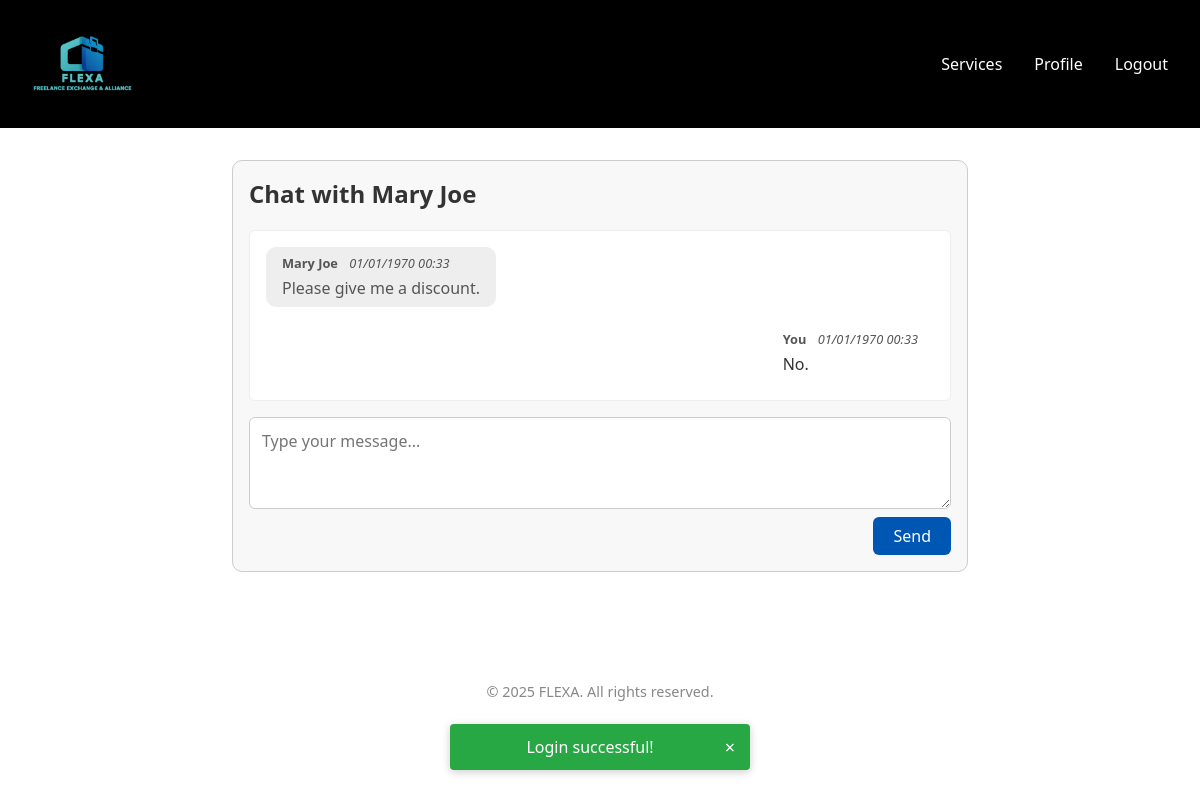
Page /pages/chat.php?user_id=3 (signed in) on the earlier database version.
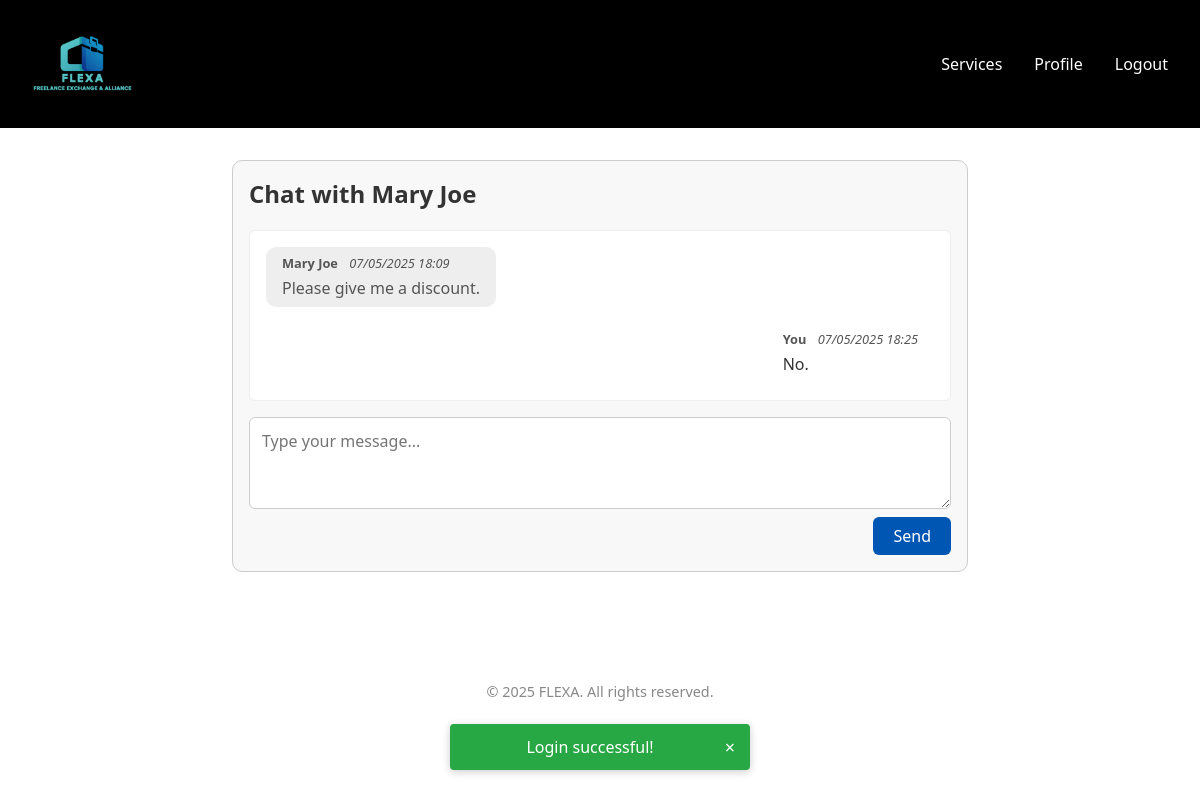
Same page on the later database version.
### tables this page shows
CREATE TABLE Message
(
    messageId  INTEGER,
    senderId   INTEGER,
    receiverId INTEGER,
    content    TEXT,
    date       INTEGER,

    CONSTRAINT Message_PK PRIMARY KEY (messageId),
    CONSTRAINT Message_senderId_NN CHECK (senderId IS NOT NULL),
    CONSTRAINT Message_receiverId_NN CHECK (receiverId IS NOT NULL),
    CONSTRAINT Message_content_NN CHECK (content IS NOT NULL),
    CONSTRAINT Message_date_NN CHECK (date IS NOT NULL),
    CONSTRAINT Message_sender_FK FOREIGN KEY (senderId) REFERENCES User (userId) ON UPDATE CASCADE,
    CONSTRAINT Message_receiver_FK FOREIGN KEY (receiverId) REFERENCES User (userId) ON UPDATE CASCADE
);

CREATE TABLE User
(
    userId            INTEGER,
    name              NVARCHAR(255),
    username          VARCHAR(255),
    email             VARCHAR(255),
    password          VARCHAR(255),
    isAdmin           BOOLEAN     DEFAULT 0,
    profilePictureURL VARCHAR(1023),
    status            VARCHAR(15) DEFAULT 'inactive',

    CONSTRAINT User_PK PRIMARY KEY (userId),
    CONSTRAINT User_email_unique UNIQUE (email),
    CONSTRAINT User_username_unique UNIQUE (username),
    CONSTRAINT User_name_NN CHECK (name IS NOT NULL),
    CONSTRAINT User_username_NN CHECK (username IS NOT NULL),
    CONSTRAINT User_email_NN CHECK (email IS NOT NULL),
    CONSTRAINT User_password_NN CHECK (password IS NOT NULL),
    CONSTRAINT User_isAdmin_NN CHECK (isAdmin IS NOT NULL),
    CONSTRAINT User_status_NN CHECK (status IS NOT NULL),
    CONSTRAINT User_isAdmin_CK CHECK (isAdmin IN (0, 1)),
    CONSTRAINT User_status_CK CHECK (status IN ('active', 'inactive'))
);

### pages/chat.php (called while the page is built, shortened)
<?php
require_once(__DIR__ . '/../utils/session.php');
require_once(__DIR__ . '/../templates/common.tpl.php');
require_once(__DIR__ . '/../templates/chat.tpl.php');
require_once(__DIR__ . '/../database/connection.db.php');
require_once(__DIR__ . '/../model/user.class.php');
require_once(__DIR__ . '/../model/message.class.php');
$session = new Session();
$other_userId = intval($_GET['user_id']);
$userid = $session->getId();
$db = getDatabaseConnection();
$other_user = User::getUserById($db, $other_userId);
$user = User::getUserById($db, $userid);
$history = Message::getMessagesByParticipantsId($db, $userid, $other_userId);
drawChat($user, $other_user, $history, $session);

### model/user.class.php (called while the page is built, shortened)
<?php
class User
{
    private int $id;
    private string $name;
    public function __construct(
        int    $id,
        string $name,
        string $username,
        string $email,
        string $password,
        bool   $isAdmin,
        string $profilePicture,
        string $status
    )
    {
        $this->id = $id;
        $this->name = $name;
    }
    public function getId(): int
    {
        return $this->id;
    }
    public function getName(): string
    {
        return $this->name;
    }
    public static function getUserById(PDO $db, int $id): ?User
    {
        $stmt = $db->prepare("SELECT * FROM User WHERE userId = :id");
        $stmt->bindParam(":id", $id);
        $stmt->execute();
        $data = $stmt->fetch();
        return new User(
            intval($data['userId']),
            $data['name'],
            $data['username'],
            $data['email'],
            $data['password'],
            boolval($data['isAdmin']),
            $data['profilePictureURL'],
            $data['status']
        );
    }
}

### model/message.class.php (called while the page is built, shortened)
<?php
class Message
{
    private int $senderId;
    private string $content;
    private int $date;
    public function __construct(int $id, int $senderId, int $receiverId, string $content, int $date)
    {
        $this->senderId = $senderId;
        $this->content = $content;
        $this->date = $date;
    }
    public static function getMessagesByParticipantsId(PDO $db, int $user1_id, int $user2_id): array
    {
        $stmt = $db->prepare("SELECT * FROM Message WHERE (senderId = :user1_id AND receiverId = :user2_id) OR (senderId = :user2_id AND receiverId = :user1_id) ORDER BY date ASC");
        $stmt->bindParam(':user1_id', $user1_id, PDO::PARAM_INT);
        $stmt->bindParam(':user2_id', $user2_id, PDO::PARAM_INT);
        $stmt->execute();
        $messagesData = $stmt->fetchAll(PDO::FETCH_ASSOC);
        $messages = [];
        foreach ($messagesData as $data) {
            $messages[] = new Message(
                intval($data['messageId']),
                intval($data['senderId']),
                intval($data['receiverId']),
                $data['content'],
                intval($data['date']),
            );
        }
        return $messages;
    }
    public function getSenderId(): int
    {
        return $this->senderId;
    }
    public function getContent(): string
    {
        return $this->content;
    }
    public function getDate(): int
    {
        return $this->date;
    }
}

### utils/session.php (called while the page is built, shortened)
<?php
class Session
{
    public function generateCSRFToken(): string
    {
        return $_SESSION['csrf_token'];
    }
    public function getId(): ?int
    {
        return $_SESSION['id'] ?? null;
    }
}

### templates/chat.tpl.php (the view, shortened to what this page needs)
<?php
require_once(__DIR__ . '/../model/message.class.php');
require_once(__DIR__ . '/../model/user.class.php');
function drawChat(User $user, User $otherUser, array $history, Session $session): void
{
    $currentUserId = $user->getId(); ?>
    <section class="chat-section">
        <div class="chat-container">
            <h2>Chat with <?= htmlspecialchars($otherUser->getName()) ?></h2>
            <div class="chat-messages" id="chat-messages">
                <?php if (empty($history)): ?>
                    <p>No messages yet. Say hi!</p>
                <?php else: ?>
                    <?php foreach ($history as $message):
                        $isOwn = $message->getSenderId() === $currentUserId;
                        ?>
                        <div class="chat-message <?= $isOwn ? 'own-message' : 'other-message' ?>">
                            <div class="message-meta">
                                <strong><?= $isOwn ? 'You' : htmlspecialchars($otherUser->getName()) ?></strong>
                                <span class="message-time"><?= date('d/m/Y H:i', $message->getDate()) ?></span>
                            </div>
                            <div class="message-text">
                                <?= htmlspecialchars($message->getContent(), ENT_QUOTES, 'UTF-8') ?>
                            </div>
                        </div>
                    <?php endforeach; ?>
                <?php endif; ?>
            </div>
            <form id="chat-form">
                <textarea id="message-content" name="msg_content" rows="3" placeholder="Type your message..."
                          required></textarea>
                <button type="submit">Send</button>
            </form>
        </div>
    </section>
<?php } ?>

Differences in the rows shown:
changed message "Please give me a discount.": date "01/01/1970 00:33" → "07/05/2025 18:09"
changed message "No.": date "01/01/1970 00:33" → "07/05/2025 18:25"
